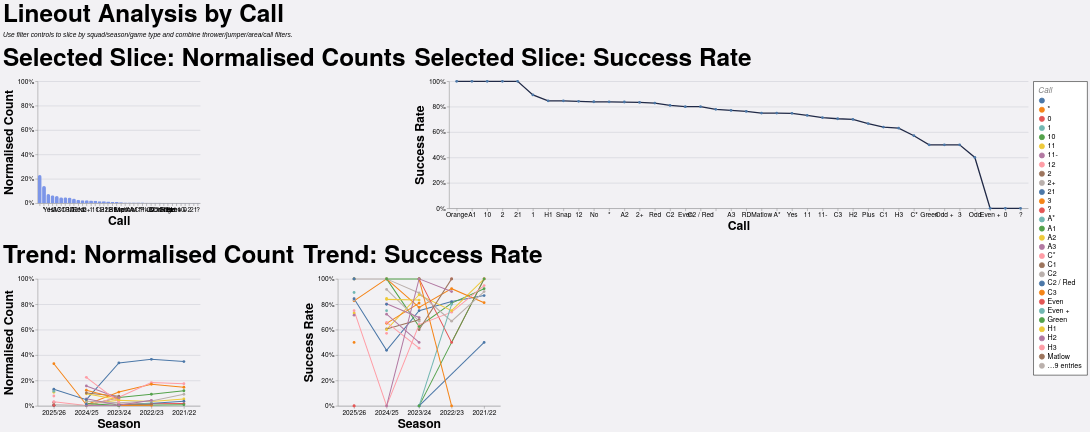

Write the Vega-Lite specification saved for this chart.
### Vega-Lite specification from a JSON file in a GitHub repository (floating-point values rounded to 4 significant figures; data arrays with more than 128 entries replaced by an {"elided": "..."} marker saying what was removed)
{"config": {"axis": {"labelFont": "PT Sans Narrow, Helvetica Neue, Helvetica, Arial, sans-serif", "titleFont": "PT Sans Narrow, Helvetica Neue, Helvetica, Arial, sans-serif", "labelFontSize": 13, "titleFontSize": 24, "gridColor": "#202947", "gridOpacity": 0.2, "zindex": 1}, "text": {"font": "Lato, sans-serif"}, "bar": {"cornerRadiusEnd": 5}, "header": {"labelFont": "PT Sans Narrow, Helvetica Neue, Helvetica, Arial, sans-serif", "titleFont": "PT Sans Narrow, Helvetica Neue, Helvetica, Arial, sans-serif", "labelFontSize": 24, "titleFontSize": 28, "labelFontWeight": "bold", "orient": "left"}, "legend": {"labelFont": "PT Sans Narrow, Helvetica Neue, Helvetica, Arial, sans-serif", "titleFont": "PT Sans Narrow, Helvetica Neue, Helvetica, Arial, sans-serif", "labelFontSize": 14, "titleFontSize": 16, "titlePadding": 5, "fillColor": "white", "strokeColor": "black", "padding": 10, "titleFontWeight": "lighter", "titleFontStyle": "italic", "titleColor": "gray", "offset": 10}, "title": {"font": "PT Sans Narrow, Helvetica Neue, Helvetica, Arial, sans-serif", "fontSize": 48, "fontWeight": "bold", "anchor": "start", "align": "center", "titlePadding": 20, "subtitlePadding": 10, "subtitleFontSize": 13, "subtitleColor": "", "subtitleFontStyle": "italic", "offset": 15, "color": "black"}, "axisX": {"labelAngle": 0}, "facet": {"title": null, "header": null, "align": {"row": "each", "column": "each"}}, "resolve": {"scale": {"y": "independent", "facet": "independent"}}, "background": "#f2f1f4", "scale": {"offsetBandPaddingOuter": 0.2, "offsetBandPaddingInner": 0.1}, "view": {"stroke": null, "background": "transparent"}}, "vconcat": [{"hconcat": [{"mark": {"type": "bar", "color": "#7d96e8"}, "encoding": {"tooltip": [{"field": "call", "title": "Call", "type": "nominal"}, {"field": "attempts", "format": ",.0f", "title": "Lineouts", "type": "quantitative"}, {"field": "share", "format": ".1%", "title": "Normalised Count", "type": "quantitative"}], "x": {"field": "call", "sort": "-y", "title": "Call", "type": "nominal"}, "y": {"axis": {"format": "%"}, "field": "share", "scale": {"domain": [0, 1]}, "title": "Normalised Count", "type": "quantitative"}}, "height": 240, "title": "Selected Slice: Normalised Counts", "transform": [{"filter": "(loSquad == 'All' || datum.squad == loSquad) && (loGameType == 'All' || (loGameType == 'League + Cup' && (datum.game_type == 'League' || datum.game_type == 'Cup')) || (loGameType == 'League only' && datum.game_type == 'League') || datum.game_type == loGameType) && (loOpposition == 'All' || datum.opposition == loOpposition) && (loThrower == 'All' || datum.thrower == loThrower) && (loJumper == 'All' || datum.jumper == loJumper) && (loArea == 'All' || datum.area == loArea) && (loNumbers == 'All' || datum.numbers == loNumbers) && (loCall == 'All' || datum.call == loCall) && (loCallType == 'All' || datum.call_type == loCallType)"}, {"filter": "(loSeason == 'All' || datum.season == loSeason)"}, {"aggregate": [{"op": "count", "as": "attempts"}, {"op": "sum", "field": "won", "as": "won"}], "groupby": ["call"]}, {"joinaggregate": [{"op": "sum", "field": "attempts", "as": "total_attempts"}]}, {"calculate": "datum.attempts / datum.total_attempts", "as": "share"}, {"calculate": "datum.won / datum.attempts", "as": "success_rate"}], "width": 320}, {"mark": {"type": "line", "color": "#202946", "point": true, "strokeWidth": 2.5}, "encoding": {"tooltip": [{"field": "call", "title": "Call", "type": "nominal"}, {"field": "won", "format": ",.0f", "title": "Won", "type": "quantitative"}, {"field": "attempts", "format": ",.0f", "title": "Lineouts", "type": "quantitative"}, {"field": "success_rate", "format": ".1%", "title": "Success Rate", "type": "quantitative"}], "x": {"field": "call", "sort": "-y", "title": "Call", "type": "nominal"}, "y": {"axis": {"format": "%"}, "field": "success_rate", "scale": {"domain": [0, 1]}, "title": "Success Rate", "type": "quantitative"}}, "height": 250, "title": "Selected Slice: Success Rate", "transform": [{"filter": "(loSquad == 'All' || datum.squad == loSquad) && (loGameType == 'All' || (loGameType == 'League + Cup' && (datum.game_type == 'League' || datum.game_type == 'Cup')) || (loGameType == 'League only' && datum.game_type == 'League') || datum.game_type == loGameType) && (loOpposition == 'All' || datum.opposition == loOpposition) && (loThrower == 'All' || datum.thrower == loThrower) && (loJumper == 'All' || datum.jumper == loJumper) && (loArea == 'All' || datum.area == loArea) && (loNumbers == 'All' || datum.numbers == loNumbers) && (loCall == 'All' || datum.call == loCall) && (loCallType == 'All' || datum.call_type == loCallType)"}, {"filter": "(loSeason == 'All' || datum.season == loSeason)"}, {"aggregate": [{"op": "count", "as": "attempts"}, {"op": "sum", "field": "won", "as": "won"}], "groupby": ["call"]}, {"joinaggregate": [{"op": "sum", "field": "attempts", "as": "total_attempts"}]}, {"calculate": "datum.attempts / datum.total_attempts", "as": "share"}, {"calculate": "datum.won / datum.attempts", "as": "success_rate"}], "width": {"step": 30}}], "spacing": 16}, {"hconcat": [{"mark": {"type": "line", "point": true, "strokeWidth": 2}, "encoding": {"color": {"field": "call", "title": "Call", "type": "nominal"}, "tooltip": [{"field": "season", "title": "Season", "type": "nominal"}, {"field": "call", "title": "Call", "type": "nominal"}, {"field": "attempts", "format": ",.0f", "title": "Lineouts", "type": "quantitative"}, {"field": "norm_count", "format": ".1%", "title": "Normalised Count", "type": "quantitative"}], "x": {"field": "season", "sort": "-x", "title": "Season", "type": "nominal"}, "y": {"axis": {"format": "%"}, "field": "norm_count", "scale": {"domain": [0, 1]}, "title": "Normalised Count", "type": "quantitative"}}, "height": 250, "title": "Trend: Normalised Count", "transform": [{"filter": "(loSquad == 'All' || datum.squad == loSquad) && (loGameType == 'All' || (loGameType == 'League + Cup' && (datum.game_type == 'League' || datum.game_type == 'Cup')) || (loGameType == 'League only' && datum.game_type == 'League') || datum.game_type == loGameType) && (loOpposition == 'All' || datum.opposition == loOpposition) && (loThrower == 'All' || datum.thrower == loThrower) && (loJumper == 'All' || datum.jumper == loJumper) && (loArea == 'All' || datum.area == loArea) && (loNumbers == 'All' || datum.numbers == loNumbers) && (loCall == 'All' || datum.call == loCall) && (loCallType == 'All' || datum.call_type == loCallType)"}, {"aggregate": [{"op": "count", "as": "attempts"}, {"op": "sum", "field": "won", "as": "won"}], "groupby": ["season", "call"]}, {"joinaggregate": [{"op": "sum", "field": "attempts", "as": "season_attempts"}], "groupby": ["season"]}, {"calculate": "datum.attempts / datum.season_attempts", "as": "norm_count"}, {"calculate": "datum.won / datum.attempts", "as": "success_rate"}], "width": 320}, {"mark": {"type": "line", "point": true, "strokeWidth": 2}, "encoding": {"color": {"field": "call", "title": "Call", "type": "nominal"}, "tooltip": [{"field": "season", "title": "Season", "type": "nominal"}, {"field": "call", "title": "Call", "type": "nominal"}, {"field": "won", "format": ",.0f", "title": "Won", "type": "quantitative"}, {"field": "attempts", "format": ",.0f", "title": "Lineouts", "type": "quantitative"}, {"field": "success_rate", "format": ".1%", "title": "Success Rate", "type": "quantitative"}], "x": {"field": "season", "sort": "-x", "title": "Season", "type": "nominal"}, "y": {"axis": {"format": "%"}, "field": "success_rate", "scale": {"domain": [0, 1]}, "title": "Success Rate", "type": "quantitative"}}, "height": 250, "title": "Trend: Success Rate", "transform": [{"filter": "(loSquad == 'All' || datum.squad == loSquad) && (loGameType == 'All' || (loGameType == 'League + Cup' && (datum.game_type == 'League' || datum.game_type == 'Cup')) || (loGameType == 'League only' && datum.game_type == 'League') || datum.game_type == loGameType) && (loOpposition == 'All' || datum.opposition == loOpposition) && (loThrower == 'All' || datum.thrower == loThrower) && (loJumper == 'All' || datum.jumper == loJumper) && (loArea == 'All' || datum.area == loArea) && (loNumbers == 'All' || datum.numbers == loNumbers) && (loCall == 'All' || datum.call == loCall) && (loCallType == 'All' || datum.call_type == loCallType)"}, {"aggregate": [{"op": "count", "as": "attempts"}, {"op": "sum", "field": "won", "as": "won"}], "groupby": ["season", "call"]}, {"joinaggregate": [{"op": "sum", "field": "attempts", "as": "season_attempts"}], "groupby": ["season"]}, {"calculate": "datum.attempts / datum.season_attempts", "as": "norm_count"}, {"calculate": "datum.won / datum.attempts", "as": "success_rate"}], "width": 320}], "spacing": 16}], "data": {"name": "data-e83ea88e487ae484029b5fe5c4083f37"}, "params": [{"name": "loSquad", "value": "All"}, {"name": "loSeason", "value": "All"}, {"name": "loGameType", "value": "All"}, {"name": "loOpposition", "value": "All"}, {"name": "loThrower", "value": "All"}, {"name": "loJumper", "value": "All"}, {"name": "loArea", "value": "All"}, {"name": "loNumbers", "value": "All"}, {"name": "loCall", "value": "All"}, {"name": "loCallType", "value": "All"}], "spacing": 22, "title": {"text": "Lineout Analysis by Call", "subtitle": "Use filter controls to slice by squad/season/game type and combine thrower/jumper/area/call filters."}, "$schema": "https://vega.github.io/schema/vega-lite/v5.20.1.json", "datasets": {"data-e83ea88e487ae484029b5fe5c4083f37": {"elided": "1274 records"}}}
